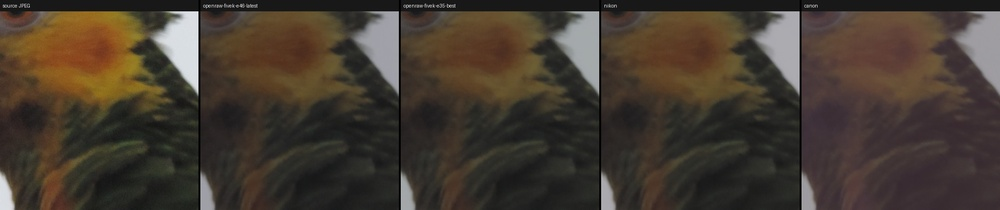
#> input picture examples/invisp_models_compared.jpg, 1000 x 210 px, shrunk from 2116 x 444 before the run
$ python -i chroma.py   (imports and definitions only)
#> lines starting #> are read from the running program, lines starting #| are printed output that depends on the picture
"""
chroma.py — sharpen the chroma planes back toward luma edges.

Important limitation, stated plainly: Pillow decodes straight to full-
resolution RGB, so by the time we see the image the original 4:2:0 (or
4:2:2) chroma subsampling has *already* been upsampled by libjpeg's
internal decoder, using its own fast upsampling filter. We never see the
true half-resolution Cb/Cr planes, so we can't do a textbook joint-
bilateral upsample from genuine low-res chroma — that data is gone by
the time it reaches us.

What we *can* do: treat the already-upsampled chroma as "too soft,
possibly bled across edges" and re-sharpen it using the luma channel
(which is full resolution and far more reliable) as a guide. This recovers
some of the chroma edge definition that naive upsampling throws away,
without pretending to reconstruct data we don't have.

TODO: decode via a path that exposes the true subsampled planes (e.g. a
jpeglib/libjpeg-turbo binding with raw component output) and do a real
joint-bilateral upsample from half-res chroma. That is a strictly better
version of this module with the same interface.

Two real signals this module now actually uses, both available from
decode.py but previously decoded and thrown away unused:

- is_chroma_subsampled: a 4:4:4 JPEG was never chroma-subsampled in the
  first place, so there is no upsampling softness to correct. Running
  this correction on 4:4:4 source would be pure risk (altering chroma
  that didn't need it) for zero possible benefit -- so it's skipped
  entirely rather than applied "just in case."
- chroma_quality_estimate: derived from the ACTUAL quant table the
  chroma channels were encoded with (not assumed to be table index 1 --
  decode.py reads which table the chroma components really reference),
  which can differ meaningfully from the luma quality estimate. Chroma
  is frequently quantized more aggressively than luma even at the same
  nominal JPEG quality setting, so scaling refinement strength off
  chroma's own quality figure is more grounded than a fixed constant.
"""

from __future__ import annotations

import numpy as np
import cv2


def refine_chroma(
    rgb: np.ndarray,
    strength: float = 0.6,
    is_chroma_subsampled: bool = True,
    chroma_quality_estimate: float | None = None,
) -> np.ndarray:
    """
    rgb: float32 HxWx3 in [0, 1].
    strength: 0..1 base strength for the guided re-sharpening.
    is_chroma_subsampled: from DecodedJpeg.is_chroma_subsampled. False
        (a 4:4:4 source) short-circuits to a no-op -- see module docstring.
    chroma_quality_estimate: from DecodedJpeg.chroma_quality_estimate.
        When given, scales `strength` so a heavily-quantized chroma
        channel (low quality figure) gets more correction and a lightly
        quantized one gets less, instead of always applying the same
        fixed amount regardless of how aggressive the original encoder
        actually was on this specific JPEG's chroma.

    Note: cv2's float32 color-conversion path expects [0, 1]-range input
    for RGB<->YCrCb (unlike its uint8 path, which is [0, 255]) -- mixing
    that up silently desaturates everything, so we stay in [0, 1] the
    whole way through here.
    """
#> called with strength = 0.6, is_chroma_subsampled = True
    if not is_chroma_subsampled:
        return rgb.copy()

    if chroma_quality_estimate is not None:
        # quality ~95+ -> scale toward 0.4x; quality <40 -> scale toward 1.6x.
        # Multiplicative, not a replacement for `strength`, so a caller's
        # explicit strength choice still matters -- this adjusts it
        # rather than overriding it.
        q = float(np.clip(chroma_quality_estimate, 1.0, 100.0))
        scale = float(np.clip(1.6 - (q / 100.0) * 1.2, 0.4, 1.6))
        strength = float(np.clip(strength * scale, 0.0, 1.5))
    ycrcb = cv2.cvtColor(rgb.astype(np.float32), cv2.COLOR_RGB2YCrCb)
#> ycrcb: shape (210, 1000, 3) float32; mean of channels 0, 1, 2 60.8, 6.4, -6.3
    y, cr, cb = cv2.split(ycrcb)
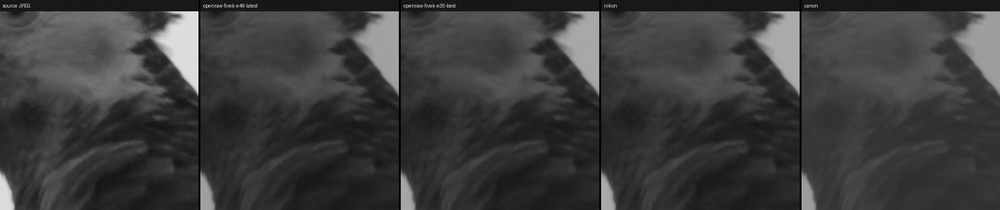
#> y: shape (210, 1000) float32; min 0, max 254.7, mean 60.7
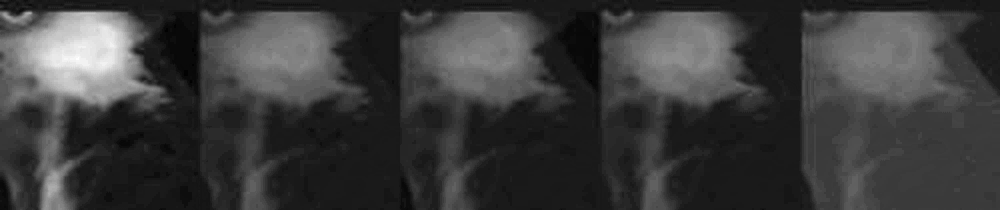
#> cr: shape (210, 1000) float32; min -3.92, max 39.74, mean 6.4; drawn with min black and max white
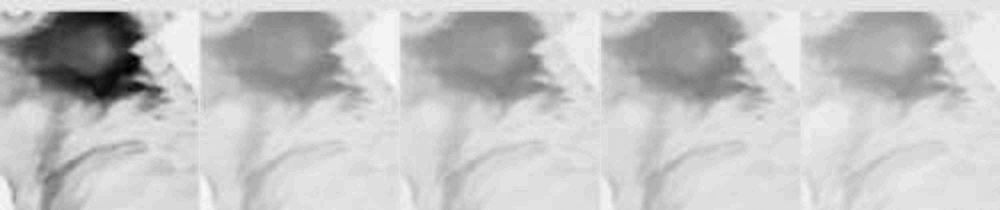
#> cb: shape (210, 1000) float32; min -50.36, max 6.83, mean -6.3; drawn with min black and max white

    guide = y  # already [0, 1]

    def guided_sharpen(channel: np.ndarray) -> np.ndarray:
        # Edge-aware smoothing of the chroma plane guided by luma...
        smooth = cv2.ximgproc.guidedFilter(guide=guide, src=channel, radius=4, eps=1e-3)
        # ...then push back the high-frequency residual, i.e. unsharp
        # masking but only along edges the guide actually supports.
        detail = channel - smooth
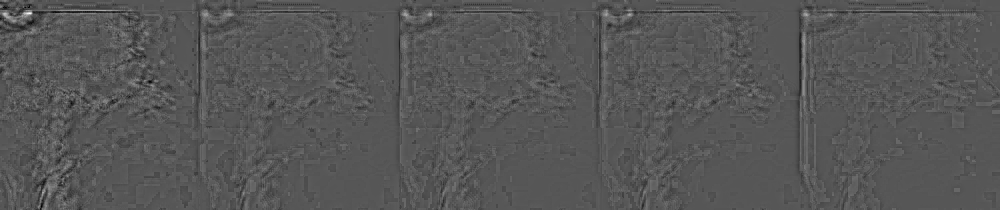
#> detail: shape (210, 1000) float32; min -5.51, max 10.68, mean 7.99e-10; drawn with min black and max white
        sharpened = channel + detail * strength
        return sharpened.astype(np.float32)

    cr_refined = guided_sharpen(cr)
    cb_refined = guided_sharpen(cb)
#> in guided_sharpen (call 2), `detail = channel - smooth`:
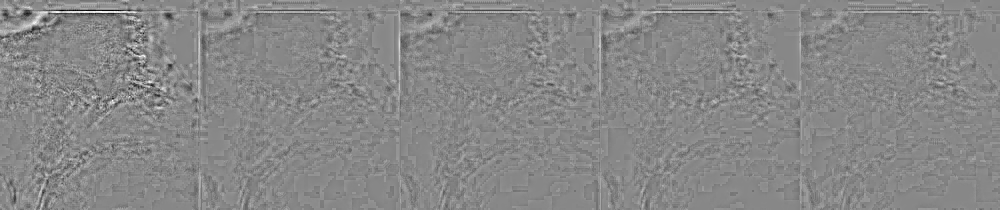
#> detail: shape (210, 1000) float32; min -7.83, max 6.87, mean 2.6e-09; drawn with min black and max white

    merged = cv2.merge([y, cr_refined, cb_refined])
#> merged: shape (210, 1000, 3) float32; mean of channels 0, 1, 2 60.8, 6.4, -6.3
    rgb_out = cv2.cvtColor(merged, cv2.COLOR_YCrCb2RGB)
    return np.clip(rgb_out, 0.0, 1.0).astype(np.float32)
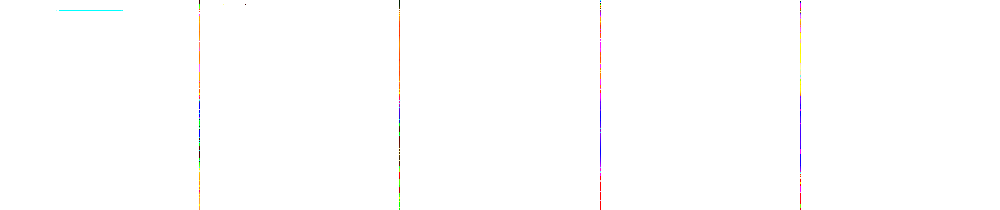
#> returned value: shape (210, 1000, 3) float32; mean of channels 0, 1, 2 0.998, 0.998, 0.998; drawn as B, G, R

>>> import cv2
>>> picture = cv2.cvtColor(cv2.imread('../examples/invisp_models_compared.jpg'), cv2.COLOR_BGR2RGB)
>>> result = refine_chroma(picture)

$ run again, on examples/nex7_DSC00245_compare.jpg
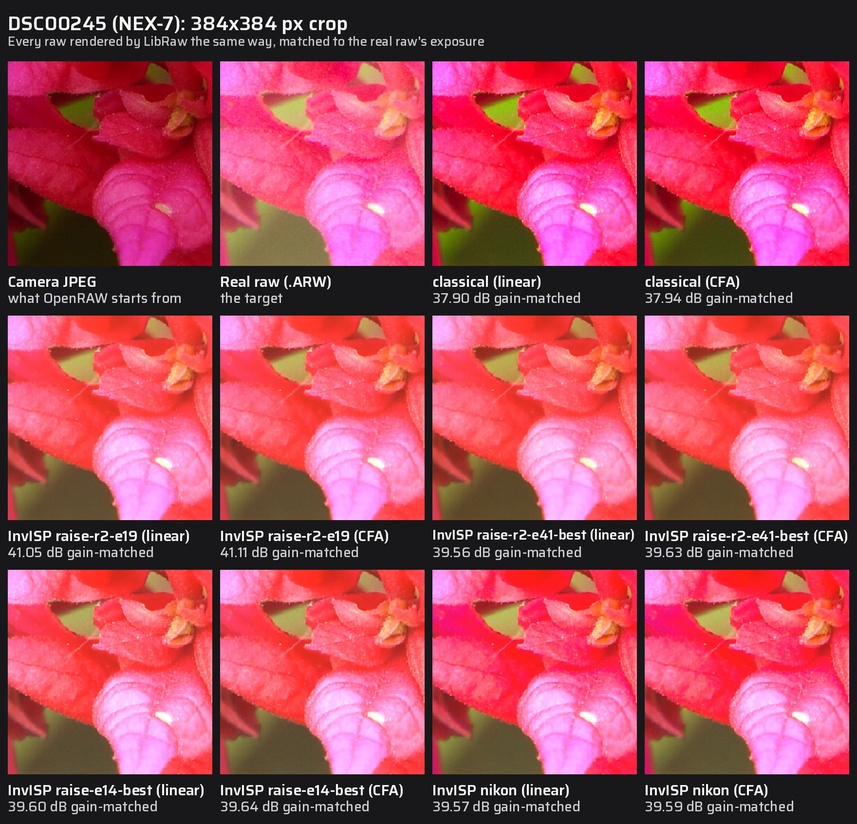
#> input picture examples/nex7_DSC00245_compare.jpg, 857 x 824 px, shrunk from 1760 x 1692 before the run
#> ycrcb: shape (824, 857, 3) float32; mean of channels 0, 1, 2 102.9, 47.2, -7.4
#> merged: shape (824, 857, 3) float32; mean of channels 0, 1, 2 102.9, 47.2, -7.4
#> in refine_chroma, `rgb_out = cv2.cvtColor(merged, cv2.COLOR_YCrCb2RGB)`:
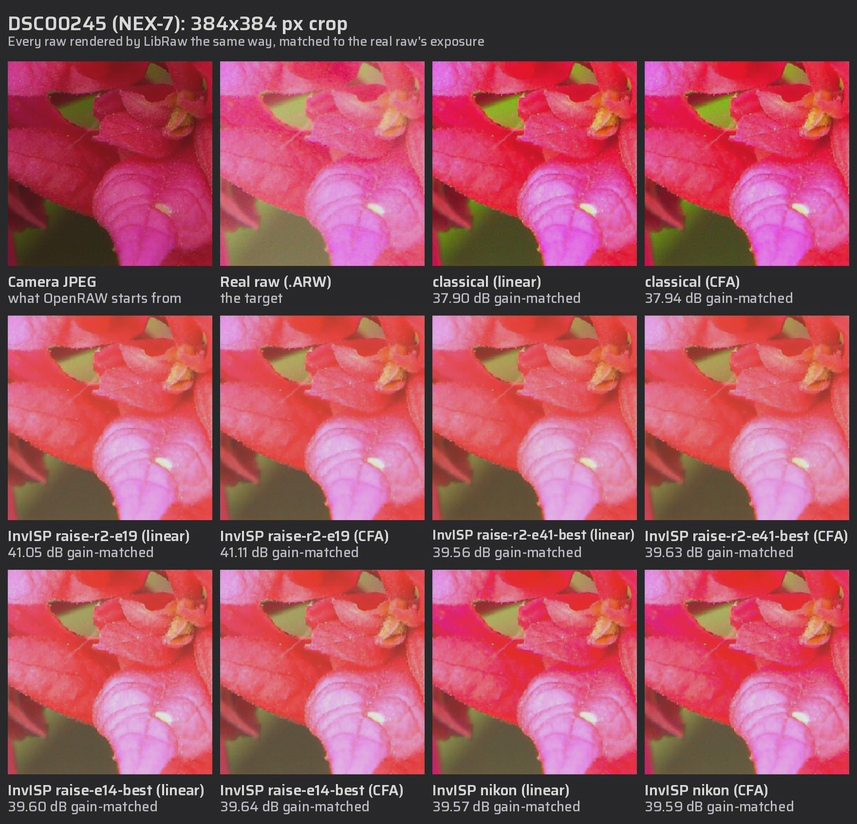
#> rgb_out: shape (824, 857, 3) float32; mean R, G, B 168.5, 72.3, 88.9; drawn with min black and max white
#> in refine_chroma, `return np.clip(rgb_out, 0.0, 1.0).astype(np.float32)`:
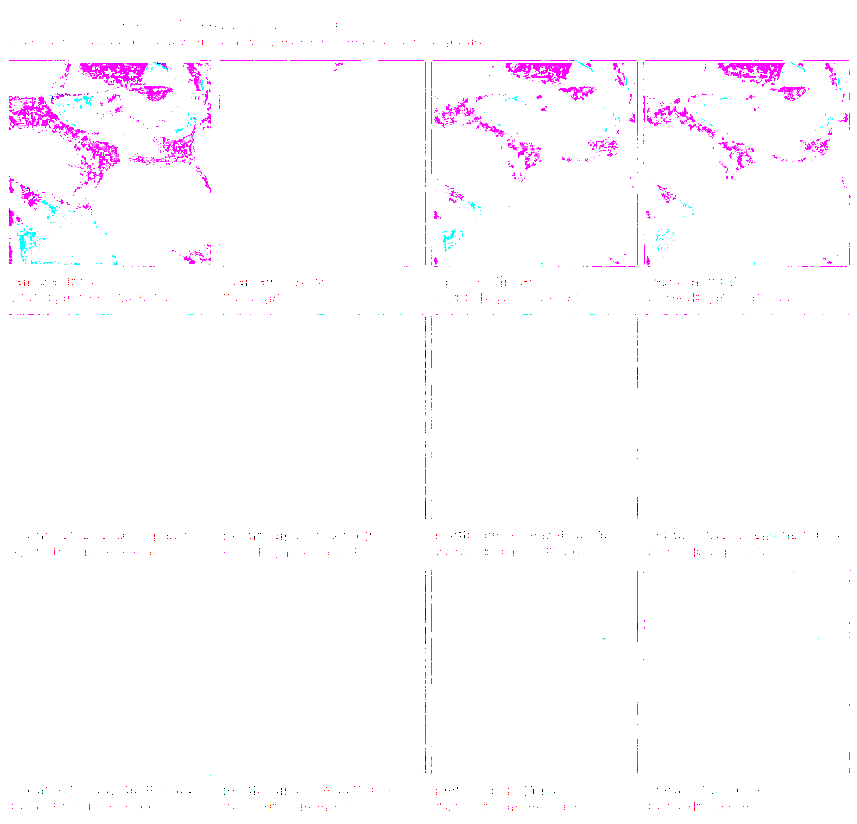
#> returned value: shape (824, 857, 3) float32; mean of channels 0, 1, 2 0.999, 0.985, 0.998; drawn as B, G, R
